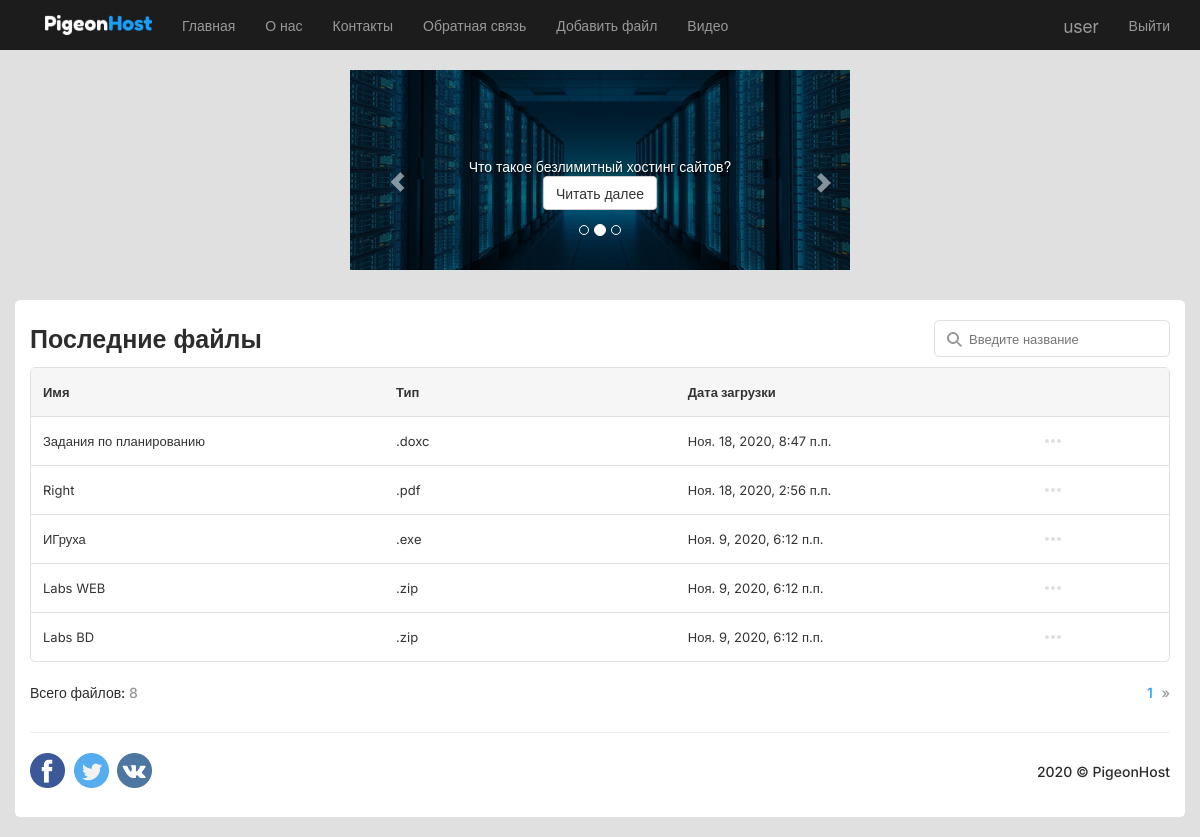
Screenshot of / (signed in) with the database file from the repository.
### app/models.py (models this page shows, shortened)
class Blog(models.Model):
    title = models.CharField(max_length = 100, unique_for_date = "posted", verbose_name = "Заголовок")
    author = models.ForeignKey(User, null=True, blank=True, on_delete = models.SET_NULL, verbose_name = "Автор")
    description = models.TextField(verbose_name = "Краткое содержание")
    content = models.TextField(verbose_name = "Полное содержание")
    file = models.FileField(default = "none.txt", verbose_name = "Путь к файлу")
    posted = models.DateTimeField(default = datetime.now(), db_index = True, verbose_name = "Опубликована")
    class Meta:
        db_table = "Posts" # имя таблицы для модели
        ordering = ["-posted"] # порядок сортировки данных в модели ("-" означает по убыванию)
        verbose_name = "статья блога" # имя, под которым модель будет отображаться в административном разделе (для одной статьи блога)
        verbose_name_plural = "статьи блога" # тоже для всех статей блога

### app/views.py (the view)
# urls.py: path('', views.home, name='home'),
def home(request):
    assert isinstance(request, HttpRequest)
    post_all = Blog.objects.all() # запрос на выбор всех статей блога из модели
    post = Paginator(post_all, 5)
    page = request.GET.get('page')
    try:
        posts = post.page(page)
    except PageNotAnInteger:
        posts = post.page(1)
    except EmptyPage:
        posts = post.page(post.num_pages)
    return render(
        request,
        'app/index.html',
        {
            'posts': posts, # педача списка статей в шаблон веб-страницы
            'postCount': post_all.count,
        }
    )

### app/templates/app/index.html (shortened to what this page needs)
﻿{% extends "app/layout.html" %}
{% load staticfiles %}
{% block content %}
<div class="table-name">
    <div class="table-heading">
        <h1>Последние файлы</h1>
    </div>
    <div class="table-search">
        <div class="input-search"></div>
        <input type="text" placeholder="Введите название"/>
    </div>
</div>
<div class="table-block">
    <table>
        <tr><th>Имя</th><th>Тип</th><th>Дата загрузки</th><th></th></tr>
        {% for post in posts %}
        <tr>
            <td class="td-name">
                <div>{{post.title}}</div>
            </td>
            <td class="td-type">
                {{post.description}}
            </td>
            <td class="td-date">
                {{post.posted}}
            </td>
            <td href="vk.con" style="width: 48px;">
                <a href="{% url 'blogpost' parametr=post.id %}">
                </a>
            </td>
        </tr>
        {% endfor %}
    </table>
</div>
<div class="table-nav">
    <div class="table-nav-left">
        Всего файлов:
        <a>{{postCount}}</a>
    </div>
    <div class="table-nav-right">
        {% if posts.has_previous or posts.has_next %}
        <a class="table-nav-activ">{{ posts.number }}</a>
        {% endif %}
        {% if posts.has_next %}
        <a href="?page={{ posts.next_page_number }}" style="margin: 0;">»</a>
        {% endif %}
    </div>
</div>
{% endblock %}

### app/templates/app/loginpartial.html (shortened to what this page needs)
﻿{% if user.is_authenticated %}
<form id="logoutForm" action="/logout/" method="post" class="navbar-right" style="margin: 0;">
    <ul class="nav navbar-nav navbar-right">
        <li><span class="navbar-brand">{{ user.username }}</span></li>
        <li><a href="javascript:document.getElementById('logoutForm').submit()" style="padding-right: 0;">Выйти</a></li>
    </ul>
</form>
{% else %}
<ul class="nav navbar-nav navbar-right">
    <li><a href="{% url 'registration' %}">Регистрация</a></li>
    <li><a href="{% url 'login' %}" style="padding-right: 0;">Войти</a></li>
</ul>
{% endif %}

### app/static/app/content/site.css (style rules this page uses)
body { padding-top: 50px; padding-bottom: 20px; background: #E0E0E0; }
input, select, textarea { max-width: 280px; }
a { color: #2c2c2c; text-decoration: none; }
table { width: 100%; border-radius: 5px; font-size: 13px; }
table tr { height: 48px; }
table th { background: #F6F6F6; border: 0 !important; padding: 12px !important; font-size: 13px; }
table td { border-top: 1px solid #E0E0E0; padding: 12px; max-width: 121px; }
table td > div { overflow: hidden; white-space: nowrap; text-overflow: ellipsis; width: 95%; }
.table-block { overflow: hidden; width: 100%; border-radius: 5px; border: 1px solid #E0E0E0; }
.td-name { width: 840px; }
.td-type { width: 100px; }
.td-date { width: 150px; }
h1 { font-weight: 600; font-size: 25px; margin: 0; }
.table-name { margin-bottom: 10px; height: 37px; }
.table-search { display: inline-block; float: right; margin-bottom: 10px; }
.table-heading { float: left; padding: 5px 0; }
input { border-radius: 5px; border: 1px solid #E0E0E0; font-size: 13px; padding: 10px 12px; height: 37px; }
input[placeholder ] { color: rgba(44, 44, 44, 0.5); }
.input-search { width: 24px; height: 24px; position: absolute; margin: 7px 0 0 8px; opacity: 0.5; padding: 5px; }
.table-search input[type="text"] { padding: 10px 12px 10px 34px; }
.table-nav { height: 40px; margin: 10px 0 0 0; }
.table-nav a { color: rgba(44, 44, 44, 0.5); margin-right: 5px; }
.table-nav-activ { color: #18A0FB !important; }
.table-nav-right { float: right; display: inline-block; padding: 11.5px 0; user-select: none; }
.table-nav-left { float: left; display: inline-block; height: 40px; padding: 11.5px 0; }

### rows the page displays
Blog: title "Задания по планированию", description ".doxc", posted "Ноя. 18, 2020, 8:47 п.п."
Blog: title "Right", description ".pdf", posted "Ноя. 18, 2020, 2:56 п.п."
Blog: title "ИГруха", description ".exe", posted "Ноя. 9, 2020, 6:12 п.п."
Blog: title "Labs WEB", description ".zip", posted "Ноя. 9, 2020, 6:12 п.п."
Blog: title "Labs BD", description ".zip", posted "Ноя. 9, 2020, 6:12 п.п."

### other values shown
{{ user.username }} "user"
{{ postCount }} "8"
{{ posts.number }} "1"
